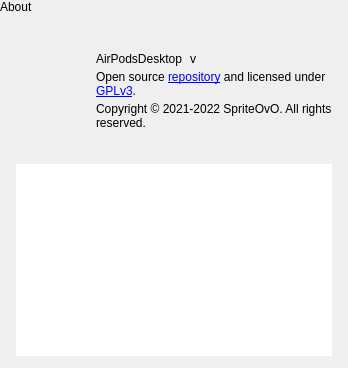
       <widget class="QWidget" name="about">
        <layout class="QVBoxLayout" name="aboutLayout">
         <property name="spacing">
          <number>6</number>
         </property>
         <property name="leftMargin">
          <number>0</number>
         </property>
         <property name="topMargin">
          <number>0</number>
         </property>
         <property name="rightMargin">
          <number>0</number>
         </property>
         <property name="bottomMargin">
          <number>0</number>
         </property>
         <item>
          <widget class="QLabel" name="lbTitleAbout">
           <property name="text">
            <string>About</string>
           </property>
           <property name="cssClass" stdset="0">
            <string notr="true">pageTitle</string>
           </property>
          </widget>
         </item>
         <item>
          <spacer name="spacerAboutTitle">
           <property name="orientation">
            <enum>Qt::Vertical</enum>
           </property>
           <property name="sizeType">
            <enum>QSizePolicy::Fixed</enum>
           </property>
           <property name="sizeHint" stdset="0">
            <size>
             <width>0</width>
             <height>10</height>
            </size>
           </property>
          </spacer>
         </item>
         <item>
          <widget class="QFrame" name="cardAboutApp">
           <property name="frameShape">
            <enum>QFrame::NoFrame</enum>
           </property>
           <property name="cssClass" stdset="0">
            <string notr="true">settingCard</string>
           </property>
           <layout class="QHBoxLayout" name="cardAboutAppLayout" stretch="0,1">
            <property name="spacing">
             <number>16</number>
            </property>
            <property name="leftMargin">
             <number>16</number>
            </property>
            <property name="topMargin">
             <number>16</number>
            </property>
            <property name="rightMargin">
             <number>16</number>
            </property>
            <property name="bottomMargin">
             <number>16</number>
            </property>
            <item alignment="Qt::AlignTop">
             <widget class="QWidget" name="logo" native="true">
              <property name="minimumSize">
               <size>
                <width>64</width>
                <height>64</height>
               </size>
              </property>
              <property name="maximumSize">
               <size>
                <width>64</width>
                <height>64</height>
               </size>
              </property>
              <property name="styleSheet">
               <string notr="true">image: url(:/Resource/Image/Icon.svg);</string>
              </property>
             </widget>
            </item>
            <item>
             <layout class="QVBoxLayout" name="verticalLayout_3">
              <property name="spacing">
               <number>4</number>
              </property>
              <item>
               <layout class="QHBoxLayout" name="horizontalLayout_7">
                <property name="spacing">
                 <number>8</number>
                </property>
                <item alignment="Qt::AlignBottom">
                 <widget class="QLabel" name="label_3">
                  <property name="text">
                   <string notr="true">AirPodsDesktop</string>
                  </property>
                  <property name="cssClass" stdset="0">
                   <string notr="true">appTitle</string>
                  </property>
                 </widget>
                </item>
                <item alignment="Qt::AlignBottom">
                 <widget class="QLabel" name="lbVersion">
                  <property name="text">
                   <string notr="true">v</string>
                  </property>
                  <property name="openExternalLinks">
                   <bool>true</bool>
                  </property>
                  <property name="textInteractionFlags">
                   <set>Qt::LinksAccessibleByMouse|Qt::TextSelectableByMouse</set>
                  </property>
                  <property name="cssClass" stdset="0">
                   <string notr="true">cardDescription</string>
                  </property>
                 </widget>
                </item>
                <item>
                 <spacer name="horizontalSpacer_4">
                  <property name="orientation">
                   <enum>Qt::Horizontal</enum>
                  </property>
                  <property name="sizeHint" stdset="0">
                   <size>
                    <width>40</width>
                    <height>20</height>
                   </size>
                  </property>
                 </spacer>
                </item>
               </layout>
              </item>
              <item>
               <widget class="QLabel" name="label">
                <property name="text">
                 <string>&lt;html&gt;&lt;head/&gt;&lt;body&gt;&lt;p&gt;Open source &lt;a href=&quot;https://github.com/SpriteOvO/AirPodsDesktop&quot;&gt;&lt;span style=&quot; text-decoration: underline; color:#0000ff;&quot;&gt;repository&lt;/span&gt;&lt;/a&gt; and licensed under &lt;a href=&quot;https://github.com/SpriteOvO/AirPodsDesktop/blob/main/LICENSE&quot;&gt;&lt;span style=&quot; text-decoration: underline; color:#0000ff;&quot;&gt;GPLv3&lt;/span&gt;&lt;/a&gt;.&lt;/p&gt;&lt;/body&gt;&lt;/html&gt;</string>
                </property>
                <property name="openExternalLinks">
                 <bool>true</bool>
                </property>
                <property name="wordWrap">
                 <bool>true</bool>
                </property>
               </widget>
              </item>
              <item>
               <widget class="QLabel" name="label_4">
                <property name="text">
                 <string>Copyright © 2021-2022 SpriteOvO. All rights reserved.</string>
                </property>
                <property name="wordWrap">
                 <bool>true</bool>
                </property>
                <property name="cssClass" stdset="0">
                 <string notr="true">cardDescription</string>
                </property>
               </widget>
              </item>
             </layout>
            </item>
           </layout>
          </widget>
         </item>
         <item>
          <widget class="QFrame" name="cardCredits">
           <property name="frameShape">
            <enum>QFrame::NoFrame</enum>
           </property>
           <property name="cssClass" stdset="0">
            <string notr="true">settingCard</string>
           </property>
           <layout class="QVBoxLayout" name="cardCreditsLayout">
            <property name="leftMargin">
             <number>16</number>
            </property>
            <property name="topMargin">
             <number>12</number>
            </property>
            <property name="rightMargin">
             <number>16</number>
            </property>
            <property name="bottomMargin">
             <number>12</number>
            </property>
            <item>
             <widget class="QTextBrowser" name="tbCredits">
              <property name="frameShape">
               <enum>QFrame::NoFrame</enum>
              </property>
              <property name="textInteractionFlags">
               <set>Qt::LinksAccessibleByKeyboard|Qt::LinksAccessibleByMouse</set>
              </property>
              <property name="openExternalLinks">
               <bool>true</bool>
              </property>
             </widget>
            </item>
           </layout>
          </widget>
         </item>
        </layout>
       </widget>
